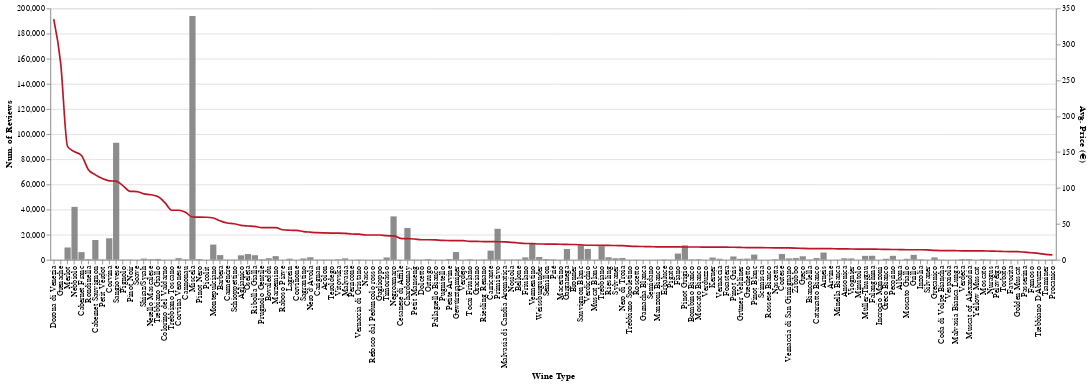

Write notebook code for a chart like this one.
### Code cell
# Number of reviews and average price per wine type

df_types = df_unique.groupby('wine_type', as_index=False).agg(mean_price=('price', 'mean'), num_revs=('num_review', 'sum')).sort_values('mean_price', ascending=False)



base = alt.Chart(df_types).encode(
    alt.X('wine_type:N', axis=alt.Axis(title='Wine Type'), sort=df_types.wine_type.to_list())
)

line = base.mark_line(stroke='#BA1628', interpolate='monotone').encode(
    alt.Y('mean_price',
          axis=alt.Axis(title='Avg. Price (€)', titleColor='black')),

)

bar = base.mark_bar(opacity=1, color='#8C8C8C').encode(
    alt.Y('num_revs',
        axis=alt.Axis(title='Num. of Reviews', titleColor='black'))
    
    
)



alt.layer(bar, line).resolve_scale(
    y = 'independent'
    
).properties(width=1200)

### Figure 1 — Vega-Lite specification as saved in the notebook (floating-point values rounded to 4 significant figures; data arrays with more than 128 entries replaced by an {"elided": "..."} marker saying what was removed)
{"config": {"view": {"continuousWidth": 400, "continuousHeight": 300}}, "layer": [{"mark": {"type": "bar", "color": "#8C8C8C", "opacity": 1}, "encoding": {"x": {"axis": {"title": "Wine Type"}, "field": "wine_type", "sort": {"elided": "145 str values"}, "type": "nominal"}, "y": {"axis": {"title": "Num. of Reviews", "titleColor": "black"}, "field": "num_revs", "type": "quantitative"}}}, {"mark": {"type": "line", "interpolate": "monotone", "stroke": "#BA1628"}, "encoding": {"x": {"axis": {"title": "Wine Type"}, "field": "wine_type", "sort": {"elided": "145 str values"}, "type": "nominal"}, "y": {"axis": {"title": "Avg. Price (€)", "titleColor": "black"}, "field": "mean_price", "type": "quantitative"}}}], "data": {"name": "data-dd56ae6f2bd65958ffdbf54163372099"}, "resolve": {"scale": {"y": "independent"}}, "width": 1200, "$schema": "https://vega.github.io/schema/vega-lite/v4.17.0.json", "datasets": {"data-dd56ae6f2bd65958ffdbf54163372099": {"elided": "145 records"}}}
